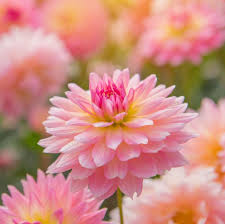
#> input picture 58383477-convolution-kernels/1.jpg, 225 x 224 px
$ python create_convolution_kernel.py
#> lines starting #> are read from the running program, lines starting #| are printed output that depends on the picture
import numpy as np
import cv2

image = cv2.imread('1.jpg')
#> image is the input picture: shape (224, 225, 3); mean B, G, R 130.9, 140.2, 206.6
sharpen = np.array([[0, -1, 0],
                    [-1, 5, -1],
                    [0, -1, 0]])
print(sharpen)
sharpen_result = cv2.filter2D(image, -1, sharpen)
cv2.imshow('sharpen_result', sharpen_result)
cv2.imwrite('sharpen_result.png', sharpen_result)

laplacian = np.array([[0, 1, 0],
                      [1, -4, 1],
                      [0, 1, 0]])

print(laplacian)
laplacian_result = cv2.filter2D(image, -1, laplacian)
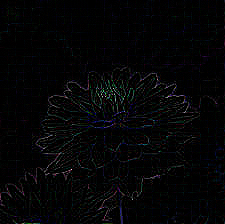
#> laplacian_result: shape (224, 225, 3); mean B, G, R 5.8, 4.9, 4.7
cv2.imshow('laplacian_result', laplacian_result)
cv2.imwrite('laplacian_result.png', laplacian_result)

emboss = np.array([[-2, -1, 0],
                   [-1, 1, 1],
                   [0, 1, 2]])

print(emboss)
emboss_result = cv2.filter2D(image, -1, emboss)
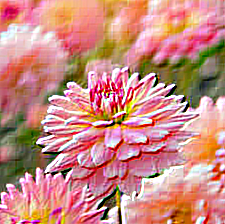
#> emboss_result: shape (224, 225, 3); mean B, G, R 129.5, 138.1, 201.7
cv2.imshow('emboss_result', emboss_result)
cv2.imwrite('emboss_result.png', emboss_result)

outline = np.array([[-1, -1, -1],
                    [-1, 8, -1],
                    [-1, -1, -1]])

print(outline)
outline_result = cv2.filter2D(image, -1, outline)
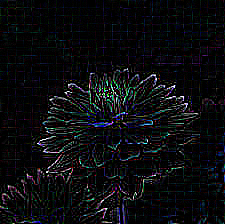
#> outline_result: shape (224, 225, 3); mean B, G, R 15, 12.5, 11.7
cv2.imshow('outline_result', outline_result)
cv2.imwrite('outline_result.png', outline_result)

bottom_sobel = np.array([[-1, -2, -1],
                         [0, 0, 0],
                         [1, 2, 1]])

print(bottom_sobel)
bottom_sobel_result = cv2.filter2D(image, -1, bottom_sobel)
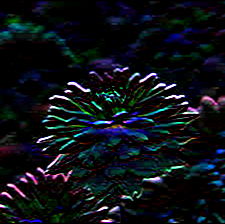
#> bottom_sobel_result: shape (224, 225, 3); mean B, G, R 22.5, 17.3, 12.8
cv2.imshow('bottom_sobel_result', bottom_sobel_result)
cv2.imwrite('bottom_sobel_result.png', bottom_sobel_result)

left_sobel = np.array([[1, 0, -1],
                       [2, 0, -2],
                       [1, 0, -1]])

print(left_sobel)
left_sobel_result = cv2.filter2D(image, -1, left_sobel)
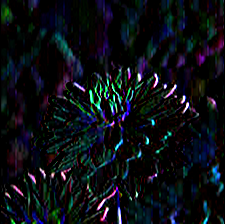
#> left_sobel_result: shape (224, 225, 3); mean B, G, R 20.4, 15.6, 11.8
cv2.imshow('left_sobel_result', left_sobel_result)
cv2.imwrite('left_sobel_result.png', left_sobel_result)

right_sobel = np.array([[-1, 0, 1],
                        [-2, 0, 2],
                        [-1, 0, 1]])

print(right_sobel)
right_sobel_result = cv2.filter2D(image, -1, right_sobel)
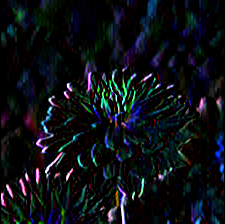
#> right_sobel_result: shape (224, 225, 3); mean B, G, R 20.9, 16.3, 12.4
cv2.imshow('right_sobel_result', right_sobel_result)
cv2.imwrite('right_sobel_result.png', right_sobel_result)

top_sobel = np.array([[1, 2, 1],
                      [0, 0, 0],
                      [-1, -2, -1]])

print(top_sobel)
top_sobel_result = cv2.filter2D(image, -1, top_sobel)
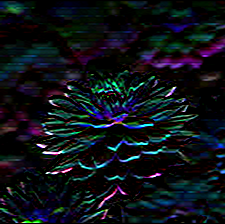
#> top_sobel_result: shape (224, 225, 3); mean B, G, R 24.2, 19, 14.1
cv2.imshow('top_sobel_result', top_sobel_result)
cv2.imwrite('top_sobel_result.png', top_sobel_result)

cv2.waitKey()
